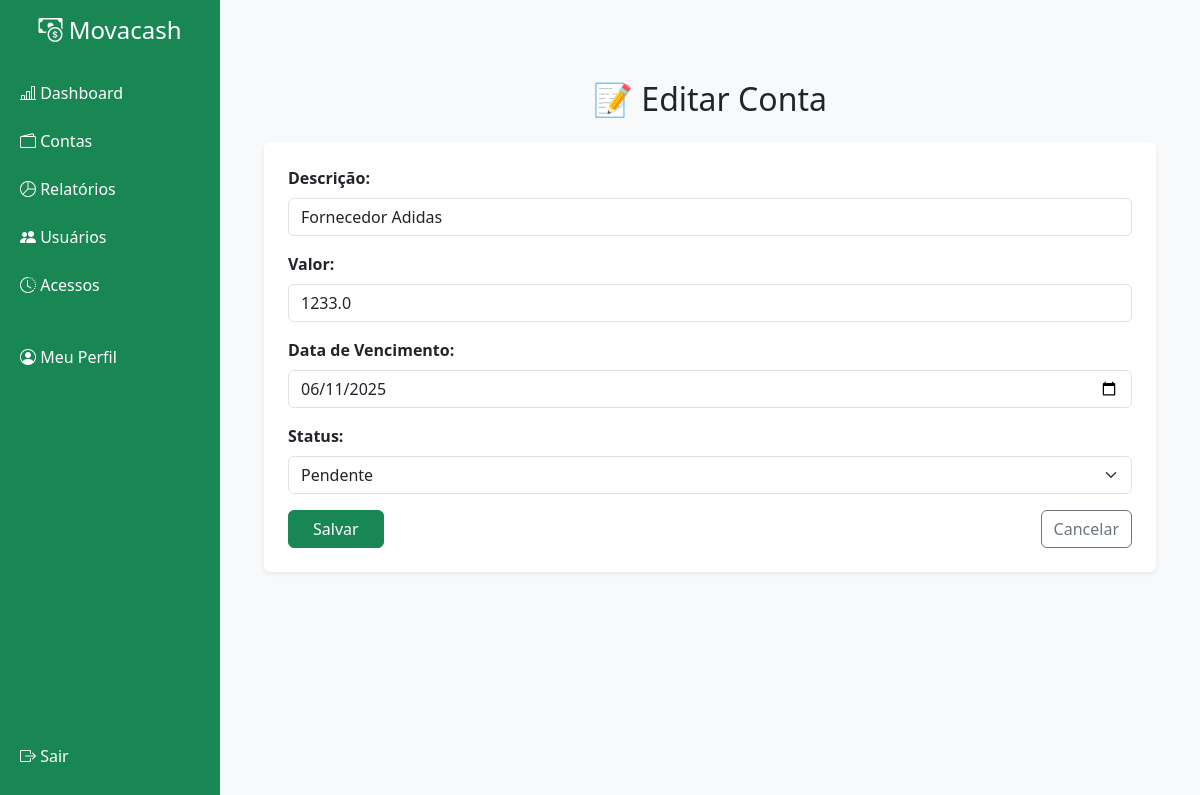
/editar-conta/3 (signed in), run on the app's committed database.
### app/models.py (models this page shows)
class Conta(db.Model):
    __tablename__ = 'contas'
    id = db.Column(db.Integer, primary_key=True)
    descricao = db.Column(db.String(100), nullable=False)
    valor = db.Column(db.Float, nullable=False)
    vencimento = db.Column(db.Date, nullable=False)
    status = db.Column(db.String(20), nullable=False)
    tipo = db.Column(db.String(20), nullable=False)  # ✅ Campo adicionado
    usuario_id = db.Column(db.Integer, db.ForeignKey('usuarios.id'), nullable=False)

### app/routes.py (the view, shortened to what this page needs)
@bp.route('/editar-conta/<int:id>', methods=['GET', 'POST'])
@login_obrigatorio
def editar_conta(id):
    conta = Conta.query.get(id)
    return render_template('editar_conta.html', conta=conta)

### app/utils.py (called while the page is built)
def login_obrigatorio(f):
    @wraps(f)
    def decorated_function(*args, **kwargs):
        if 'usuario_id' not in session:
            return redirect(url_for('main.login'))
        return f(*args, **kwargs)
    return decorated_function

### app/templates/editar_conta.html (shortened to what this page needs)
{% extends "base.html" %}
{% block content %}
<div class="container mt-5">
    <h2 class="mb-4 text-center text-dark">📝 Editar Conta</h2>
    <div class="card shadow-sm p-4 border-0 rounded">
        <form method="POST">
            <div class="mb-3">
                <label class="form-label fw-bold">Descrição:</label>
                <input type="text" name="descricao" class="form-control" value="{{ conta.descricao }}" required>
            </div>
            <div class="mb-3">
                <label class="form-label fw-bold">Valor:</label>
                <input type="number" name="valor" step="0.01" class="form-control" value="{{ conta.valor }}" required>
            </div>
            <div class="mb-3">
                <label class="form-label fw-bold">Data de Vencimento:</label>
                <input type="date" name="vencimento" class="form-control" value="{{ conta.vencimento }}" required>
            </div>
            <div class="mb-3">
                <label class="form-label fw-bold">Status:</label>
                <select name="status" class="form-select" required>
                    <option value="pendente" {% if conta.status == 'pendente' %}selected{% endif %}>Pendente</option>
                </select>
            </div>
            <div class="d-flex justify-content-between">
                <button type="submit" class="btn btn-success px-4">Salvar</button>
                <a href="{{ url_for('main.contas') }}" class="btn btn-outline-secondary">Cancelar</a>
            </div>
        </form>
    </div>
</div>
{% endblock %}

### app/templates/base.html (style rules this page uses)
body { background-color: #f8f9fa; }

### data on the page
Conta: descricao "Fornecedor Adidas", valor "1233.0", vencimento "06/11/2025", status "Pendente"
